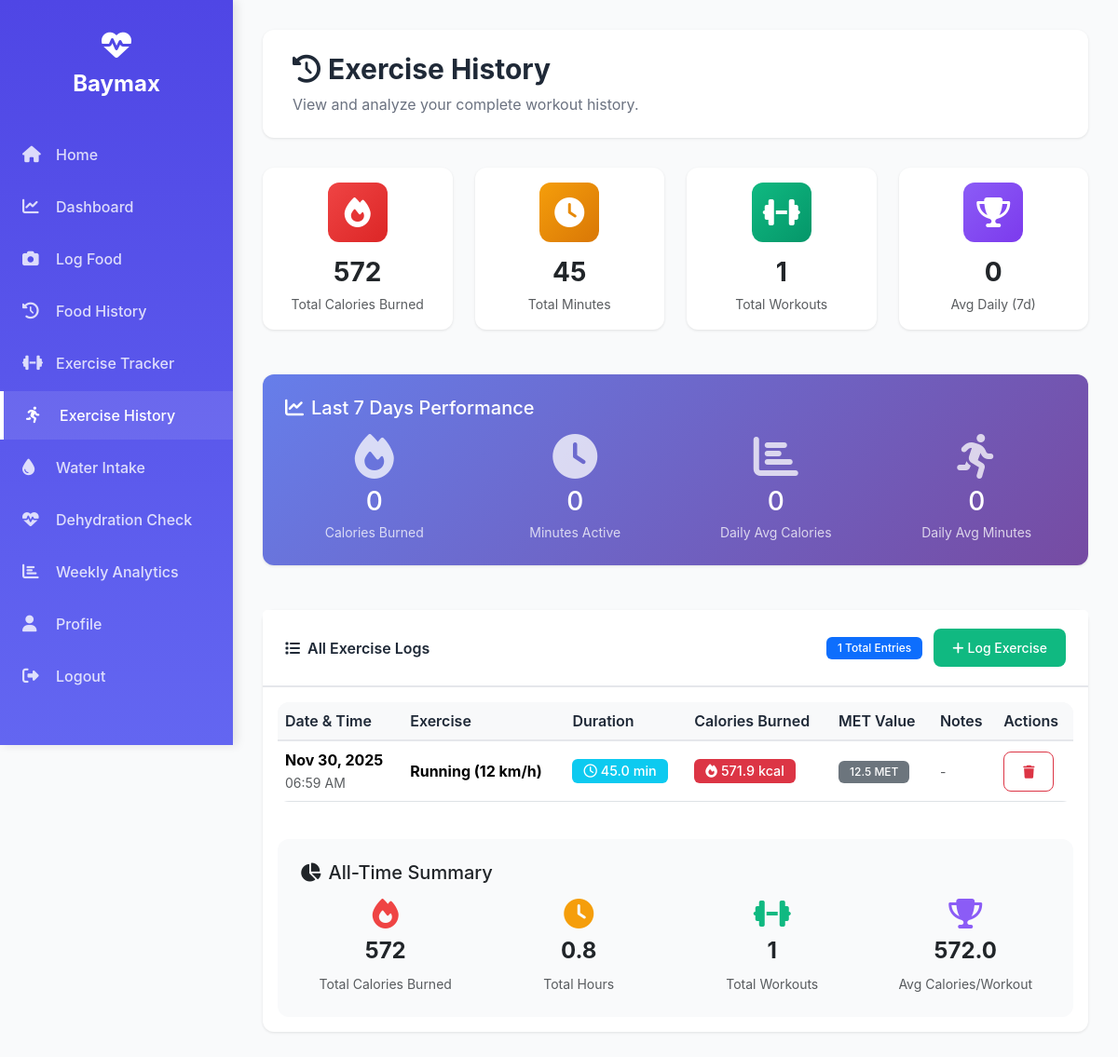
Page /exercise_history (signed in) on the earlier database version.
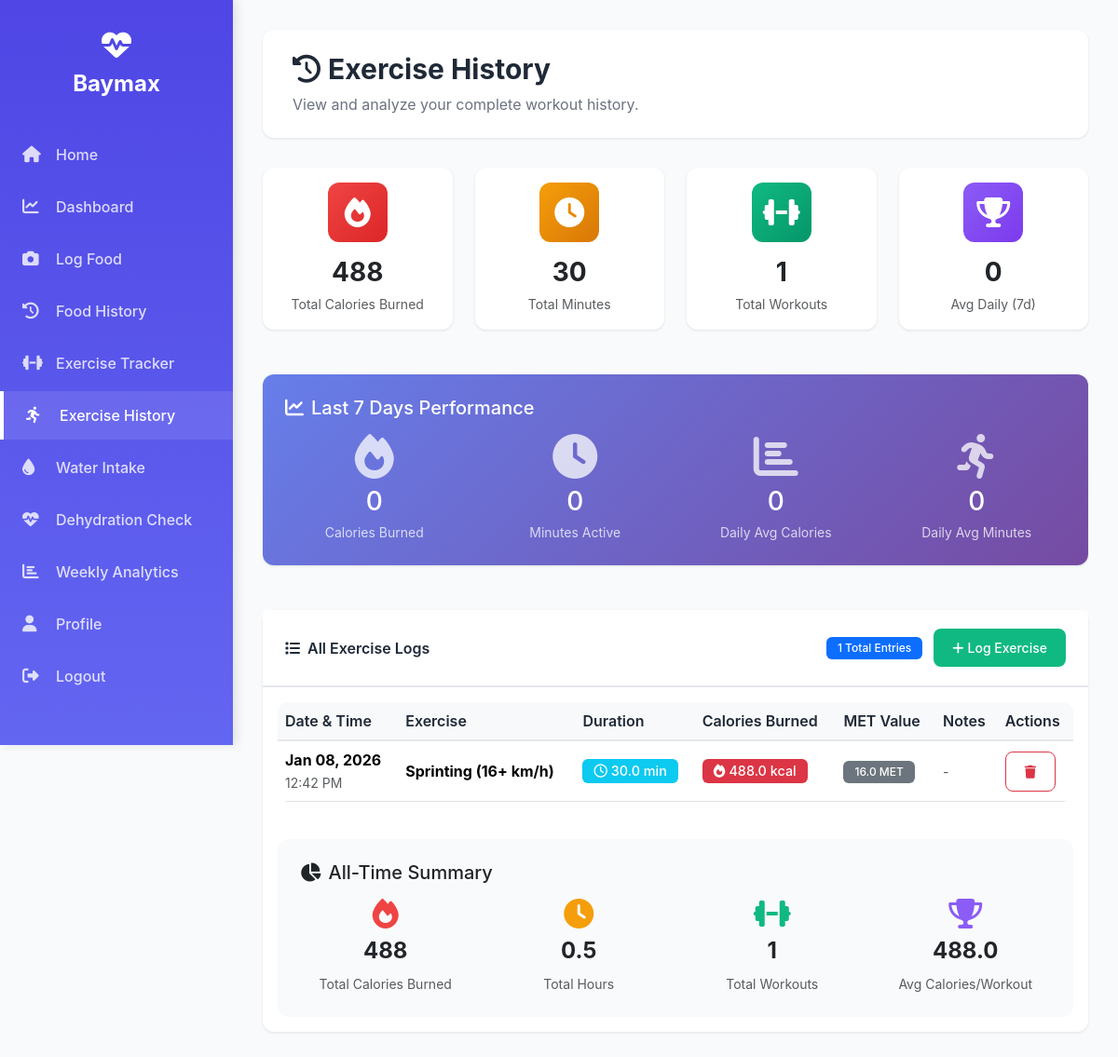
Same page on the later database version.
### app.py (models this page shows)
class ExerciseLog(db.Model):
    id = db.Column(db.Integer, primary_key=True)
    user_id = db.Column(db.Integer, db.ForeignKey('user.id'))
    exercise_name = db.Column(db.String(200))
    duration_minutes = db.Column(db.Float)
    calories_burned = db.Column(db.Float)
    met_value = db.Column(db.Float)
    date = db.Column(db.DateTime, default=datetime.utcnow)
    notes = db.Column(db.String(500), nullable=True)

### app.py (the view)
@app.route('/exercise_history')
@login_required
def exercise_history():
    logs = ExerciseLog.query.filter_by(user_id=current_user.id).order_by(ExerciseLog.date.desc()).all()
    total_calories = sum(log.calories_burned for log in logs)
    total_duration = sum(log.duration_minutes for log in logs)
    total_workouts = len(logs)
    week_ago = datetime.utcnow() - timedelta(days=7)
    week_logs = [log for log in logs if log.date >= week_ago]
    week_calories = sum(log.calories_burned for log in week_logs)
    week_duration = sum(log.duration_minutes for log in week_logs)
    avg_daily_calories = round(week_calories / 7, 1) if week_logs else 0
    avg_daily_duration = round(week_duration / 7, 1) if week_logs else 0
    return render_template('exercise_history.html',
                         logs=logs,
                         total_calories=round(total_calories),
                         total_duration=round(total_duration),
                         total_workouts=total_workouts,
                         week_calories=round(week_calories),
                         week_duration=round(week_duration),
                         avg_daily_calories=avg_daily_calories,
                         avg_daily_duration=avg_daily_duration)

### app.py (called while the page is built)
@login_manager.user_loader
def load_user(user_id):
    return User.query.get(int(user_id))

### templates/exercise_history.html (shortened to what the changed rows need)
{% extends "base.html" %}
{% block content %}
<div class="content-header">
    <h1><i class="fas fa-history me-2"></i>Exercise History</h1>
</div>
<div class="row g-4 mb-4">
    <div class="col-md-3">
        <div class="card">
            <div class="card-body text-center">
                <div style="width: 64px; height: 64px; background: linear-gradient(135deg, #EF4444, #DC2626); border-radius: 12px; display: flex; align-items: center; justify-content: center; margin: 0 auto 1rem;">
                    <i class="fas fa-fire text-white fa-2x"></i>
                </div>
                <h3 class="mb-1 fw-bold">{{ total_calories }}</h3>
                <small class="text-muted">Total Calories Burned</small>
            </div>
        </div>
    </div>
    <div class="col-md-3">
        <div class="card">
            <div class="card-body text-center">
                <div style="width: 64px; height: 64px; background: linear-gradient(135deg, #F59E0B, #D97706); border-radius: 12px; display: flex; align-items: center; justify-content: center; margin: 0 auto 1rem;">
                    <i class="fas fa-clock text-white fa-2x"></i>
                </div>
                <h3 class="mb-1 fw-bold">{{ total_duration }}</h3>
                <small class="text-muted">Total Minutes</small>
            </div>
        </div>
    </div>
</div>
<div class="row">
    <div class="col-12">
        <div class="card">
            <div class="card-body">
                {% if logs %}
                <div class="table-responsive">
                    <table class="table table-hover align-middle">
                        <thead class="table-light">
                            <tr>
                                <th>Date & Time</th>
                                <th>Exercise</th>
                                <th>Duration</th>
                                <th>Calories Burned</th>
                                <th>MET Value</th>
                                <th>Notes</th>
                                <th>Actions</th>
                            </tr>
                        </thead>
                        <tbody>
                            {% for log in logs %}
                            <tr>
                                <td>
                                    <div>
                                        <strong>{{ log.date.strftime('%b %d, %Y') }}</strong>
                                        <br>
                                        <small class="text-muted">{{ log.date.strftime('%I:%M %p') }}</small>
                                    </div>
                                </td>
                                <td>
                                    <strong>{{ log.exercise_name }}</strong>
                                </td>
                                <td>
                                    <span class="badge bg-info" style="font-size: 0.9rem;">
                                        <i class="far fa-clock me-1"></i>{{ log.duration_minutes }} min
                                    </span>
                                </td>
                                <td>
                                    <span class="badge bg-danger" style="font-size: 0.9rem;">
                                        <i class="fas fa-fire me-1"></i>{{ log.calories_burned }} kcal
                                    </span>
                                </td>
                                <td>
                                    <span class="badge bg-secondary">{{ log.met_value }} MET</span>
                                </td>
                                <td>
                                    {% if log.notes %}
                                        <small class="text-muted">{{ log.notes[:50] }}{% if log.notes|length > 50 %}...{% endif %}</small>
                                    {% else %}
                                        <small class="text-muted">-</small>
                                    {% endif %}
                                </td>
                                <td>
                                    <form method="post" action="{{ url_for('delete_exercise', log_id=log.id) }}"
                                          style="display: inline;"
                                          onsubmit="return confirm('Are you sure you want to delete this exercise log?');">
                                        <button type="submit" class="btn btn-sm btn-outline-danger" title="Delete">
                                            <i class="fas fa-trash"></i>
                                        </button>
                                    </form>
                                </td>
                            </tr>
                            {% endfor %}
                        </tbody>
                    </table>
                </div>
                <div class="mt-4 p-4" style="background: #F9FAFB; border-radius: 12px;">
                    <h5 class="mb-3"><i class="fas fa-chart-pie me-2"></i>All-Time Summary</h5>
                    <div class="row text-center">
                        <div class="col-md-3">
                            <div class="mb-2">
                                <i class="fas fa-fire fa-2x" style="color: #EF4444;"></i>
                            </div>
                            <h4 class="fw-bold">{{ total_calories }}</h4>
                            <small class="text-muted">Total Calories Burned</small>
                        </div>
                        <div class="col-md-3">
                            <div class="mb-2">
                                <i class="fas fa-clock fa-2x" style="color: #F59E0B;"></i>
                            </div>
                            <h4 class="fw-bold">{{ (total_duration / 60)|round(1) }}</h4>
                            <small class="text-muted">Total Hours</small>
                        </div>
                        <div class="col-md-3">
                            <div class="mb-2">
                                <i class="fas fa-dumbbell fa-2x" style="color: #10B981;"></i>
                            </div>
                            <h4 class="fw-bold">{{ total_workouts }}</h4>
                            <small class="text-muted">Total Workouts</small>
                        </div>
                        <div class="col-md-3">
                            <div class="mb-2">
                                <i class="fas fa-trophy fa-2x" style="color: #8B5CF6;"></i>
                            </div>
                            <h4 class="fw-bold">{{ (total_calories / total_workouts)|round if total_workouts > 0 else 0 }}</h4>
                            <small class="text-muted">Avg Calories/Workout</small>
                        </div>
                    </div>
                </div>
                {% endif %}
            </div>
        </div>
    </div>
</div>
{% endblock %}

Differences in the rows shown:
changed ExerciseLog: date "Nov 30, 2025" → "Jan 08, 2026"; date "06:59 AM" → "12:42 PM"; exercise_name "Running (12 km/h)" → "Sprinting (16+ km/h)"; duration_minutes "45.0" → "30.0"; calories_burned "571.9" → "488.0"; met_value "12.5" → "16.0"
Other differences:
{{ total_calories }}: "572" → "488"
{{ total_duration }}: "45" → "30"
{{ (total_duration / 60)|round(1) }}: "0.8" → "0.5"
{{ (total_calories / total_workouts)|round if total_workouts > 0 else 0 }}: "572.0" → "488.0"
